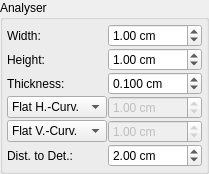
        <widget class="QGroupBox" name="groupBox_17">
         <property name="title">
          <string>Analyser</string>
         </property>
         <layout class="QGridLayout" name="gridLayout_11">
          <property name="leftMargin">
           <number>4</number>
          </property>
          <property name="topMargin">
           <number>4</number>
          </property>
          <property name="rightMargin">
           <number>4</number>
          </property>
          <property name="bottomMargin">
           <number>4</number>
          </property>
          <property name="spacing">
           <number>1</number>
          </property>
          <item row="0" column="0">
           <widget class="QLabel" name="label_51">
            <property name="sizePolicy">
             <sizepolicy hsizetype="Fixed" vsizetype="Preferred">
              <horstretch>0</horstretch>
              <verstretch>0</verstretch>
             </sizepolicy>
            </property>
            <property name="text">
             <string>Width:</string>
            </property>
           </widget>
          </item>
          <item row="0" column="1">
           <widget class="QDoubleSpinBox" name="spinAnaW">
            <property name="suffix">
             <string> cm</string>
            </property>
            <property name="decimals">
             <number>2</number>
            </property>
            <property name="maximum">
             <double>999.000000000000000</double>
            </property>
            <property name="singleStep">
             <double>0.100000000000000</double>
            </property>
            <property name="value">
             <double>1.000000000000000</double>
            </property>
           </widget>
          </item>
          <item row="1" column="0">
           <widget class="QLabel" name="label_52">
            <property name="sizePolicy">
             <sizepolicy hsizetype="Fixed" vsizetype="Preferred">
              <horstretch>0</horstretch>
              <verstretch>0</verstretch>
             </sizepolicy>
            </property>
            <property name="text">
             <string>Height:</string>
            </property>
           </widget>
          </item>
          <item row="1" column="1">
           <widget class="QDoubleSpinBox" name="spinAnaH">
            <property name="suffix">
             <string> cm</string>
            </property>
            <property name="decimals">
             <number>2</number>
            </property>
            <property name="maximum">
             <double>999.000000000000000</double>
            </property>
            <property name="singleStep">
             <double>0.100000000000000</double>
            </property>
            <property name="value">
             <double>1.000000000000000</double>
            </property>
           </widget>
          </item>
          <item row="2" column="0">
           <widget class="QLabel" name="label_53">
            <property name="sizePolicy">
             <sizepolicy hsizetype="Fixed" vsizetype="Preferred">
              <horstretch>0</horstretch>
              <verstretch>0</verstretch>
             </sizepolicy>
            </property>
            <property name="text">
             <string>Thickness:</string>
            </property>
           </widget>
          </item>
          <item row="2" column="1">
           <widget class="QDoubleSpinBox" name="spinAnaThick">
            <property name="suffix">
             <string> cm</string>
            </property>
            <property name="decimals">
             <number>3</number>
            </property>
            <property name="maximum">
             <double>999.000000000000000</double>
            </property>
            <property name="singleStep">
             <double>0.100000000000000</double>
            </property>
            <property name="value">
             <double>0.100000000000000</double>
            </property>
           </widget>
          </item>
          <item row="3" column="0">
           <widget class="QComboBox" name="comboAnaHori">
            <property name="sizePolicy">
             <sizepolicy hsizetype="Minimum" vsizetype="Fixed">
              <horstretch>0</horstretch>
              <verstretch>0</verstretch>
             </sizepolicy>
            </property>
            <item>
             <property name="text">
              <string>Flat H.-Curv.</string>
             </property>
            </item>
            <item>
             <property name="text">
              <string>Opt. H.-Curv.</string>
             </property>
            </item>
            <item>
             <property name="text">
              <string>H.-Curv.:</string>
             </property>
            </item>
           </widget>
          </item>
          <item row="3" column="1">
           <widget class="QDoubleSpinBox" name="spinAnaCurvH">
            <property name="enabled">
             <bool>false</bool>
            </property>
            <property name="suffix">
             <string> cm</string>
            </property>
            <property name="minimum">
             <double>-9999.000000000000000</double>
            </property>
            <property name="maximum">
             <double>9999.000000000000000</double>
            </property>
            <property name="singleStep">
             <double>0.100000000000000</double>
            </property>
            <property name="value">
             <double>1.000000000000000</double>
            </property>
           </widget>
          </item>
          <item row="4" column="0">
           <widget class="QComboBox" name="comboAnaVert">
            <property name="sizePolicy">
             <sizepolicy hsizetype="Minimum" vsizetype="Fixed">
              <horstretch>0</horstretch>
              <verstretch>0</verstretch>
             </sizepolicy>
            </property>
            <item>
             <property name="text">
              <string>Flat V.-Curv.</string>
             </property>
            </item>
            <item>
             <property name="text">
              <string>Opt. V.-Curv.</string>
             </property>
            </item>
            <item>
             <property name="text">
              <string>V.-Curv.:</string>
             </property>
            </item>
           </widget>
          </item>
          <item row="4" column="1">
           <widget class="QDoubleSpinBox" name="spinAnaCurvV">
            <property name="enabled">
             <bool>false</bool>
            </property>
            <property name="suffix">
             <string> cm</string>
            </property>
            <property name="minimum">
             <double>-9999.000000000000000</double>
            </property>
            <property name="maximum">
             <double>9999.000000000000000</double>
            </property>
            <property name="singleStep">
             <double>0.100000000000000</double>
            </property>
            <property name="value">
             <double>1.000000000000000</double>
            </property>
           </widget>
          </item>
          <item row="5" column="0">
           <widget class="QLabel" name="label_57">
            <property name="sizePolicy">
             <sizepolicy hsizetype="Fixed" vsizetype="Preferred">
              <horstretch>0</horstretch>
              <verstretch>0</verstretch>
             </sizepolicy>
            </property>
            <property name="text">
             <string>Dist. to Det.:</string>
            </property>
           </widget>
          </item>
          <item row="5" column="1">
           <widget class="QDoubleSpinBox" name="spinDistAnaDet">
            <property name="suffix">
             <string> cm</string>
            </property>
            <property name="decimals">
             <number>2</number>
            </property>
            <property name="maximum">
             <double>9999.000000000000000</double>
            </property>
            <property name="singleStep">
             <double>1.000000000000000</double>
            </property>
            <property name="value">
             <double>2.000000000000000</double>
            </property>
           </widget>
          </item>
         </layout>
        </widget>
